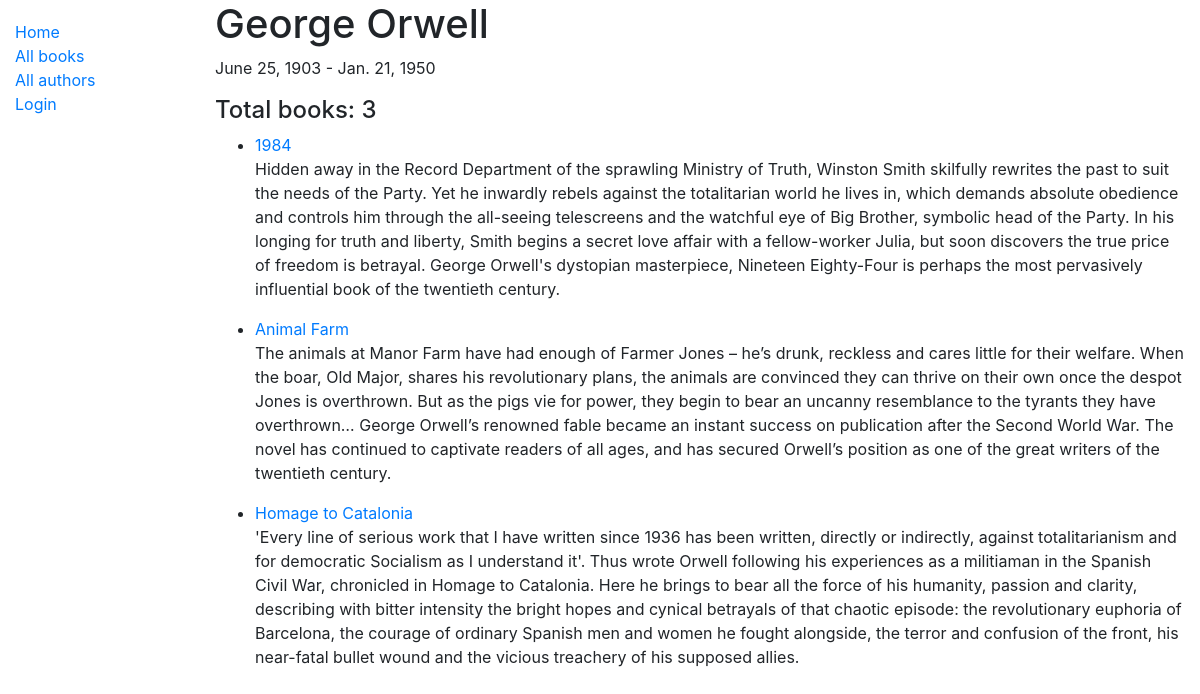
Page /catalogue/author/6 on the committed database.
### catalogue/models.py (models this page shows, shortened)
class Author(models.Model):
    first_name = models.CharField(max_length=100, help_text='Author\'s first name')
    surname = models.CharField(max_length=100, help_text='Author\'s surname')
    date_of_birth = models.DateField(null=True, blank=True)
    date_of_death = models.DateField('Died', null=True, blank=True)
    class Meta:
        ordering = ['surname', 'first_name']

class Book(models.Model):
    title = models.CharField(max_length=200)
    author = models.ForeignKey('Author', on_delete=models.SET_NULL, null=True)
    summary = models.TextField(max_length=1000, help_text="Please add a short description of the book")
    isbn = models.CharField('ISBN', max_length=13, unique=True, help_text='13 character ISBN number')
    genre = models.ManyToManyField(Genre, help_text='Select a genre for this book')
    def display_genre(self):
        """Create a string for the Genre. This is required to display genre in Admin."""
        return ', '.join(genre.name for genre in self.genre.all()[:3])
    display_genre.short_description = 'Genre'
    def get_absolute_url(self):
        return(reverse('book-detail', args=[str(self.id)]))

### catalogue/views.py (the view)
# urls.py: path('author/<int:pk>', views.AuthorDetailView.as_view(), name='author-detail'),
class AuthorDetailView(generic.DetailView):
    model = Author

### catalogue/templates/catalogue/author_detail.html
{% extends 'base_generic.html' %}
{% block content %}
<h1>{{ author.first_name}} {{ author.surname}}</h1>
<p>{{ author.date_of_birth }} - {{ author.date_of_death }} </p>
<h4>Total books: {{ author.book_set.count }}</h4>
<ul>
    {% for book in author.book_set.all %}
        <li><a href="{{ book.get_absolute_url }}">{{ book.title }}</a></li>
        <p>{{ book.summary }}</p>
    {% endfor %}
</ul>
{% endblock %}

### rows in the picture
Author: first_name "George", surname "Orwell", date_of_birth "June 25, 1903", date_of_death "Jan. 21, 1950", book_set.count "3"
Book: title "1984", summary "Hidden away in the Record Department of the sprawling Ministry of Truth, Winston Smith skilfully rewrites the past to suit the needs of the Party. Yet he inwardly rebels against the totalitarian world he lives in, which demands absolute obedience and controls him through the all-seeing telescreens and the watchful eye of Big Brother, symbolic head of the Party. In his longing for truth and liberty, Smith begins a secret love affair with a fellow-worker Julia, but soon discovers the true price of freedom is betrayal. George Orwell's dystopian masterpiece, Nineteen Eighty-Four is perhaps the most pervasively influential book of the twentieth century."
Book: title "Animal Farm", summary "The animals at Manor Farm have had enough of Farmer Jones – he’s drunk, reckless and cares little for their welfare. When the boar, Old Major, shares his revolutionary plans, the animals are convinced they can thrive on their own once the despot Jones is overthrown. But as the pigs vie for power, they begin to bear an uncanny resemblance to the tyrants they have overthrown… George Orwell’s renowned fable became an instant success on publication after the Second World War. The novel has continued to captivate readers of all ages, and has secured Orwell’s position as one of the great writers of the twentieth century."
Book: title "Homage to Catalonia", summary "'Every line of serious work that I have written since 1936 has been written, directly or indirectly, against totalitarianism and for democratic Socialism as I understand it'. Thus wrote Orwell following his experiences as a militiaman in the Spanish Civil War, chronicled in Homage to Catalonia. Here he brings to bear all the force of his humanity, passion and clarity, describing with bitter intensity the bright hopes and cynical betrayals of that chaotic episode: the revolutionary euphoria of Barcelona, the courage of ordinary Spanish men and women he fought alongside, the terror and confusion of the front, his near-fatal bullet wound and the vicious treachery of his supposed allies."
